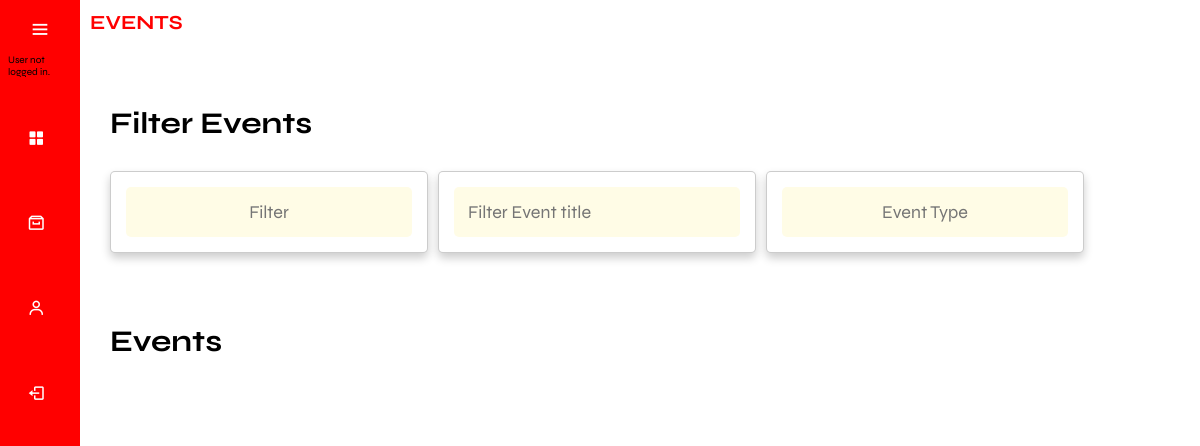
Before: /admin/landingPage2.php with the older database file.
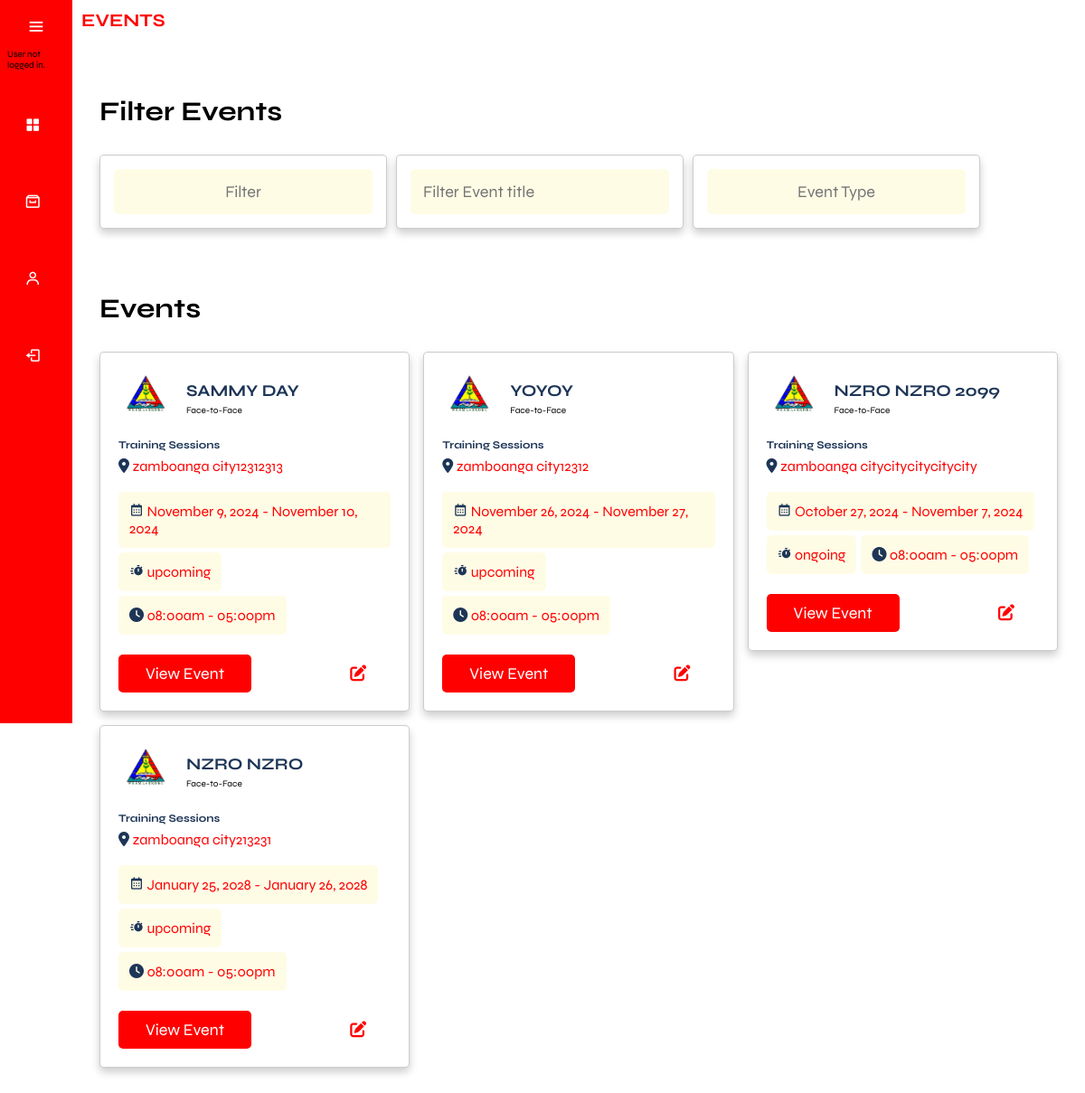
After: the same page with the newer database file.
### tables this page shows
CREATE TABLE `events` (
  `event_id` int(11) NOT NULL,
  `event_title` varchar(255) NOT NULL,
  `event_description` text DEFAULT NULL,
  `event_type` varchar(50) NOT NULL,
  `event_mode` varchar(50) NOT NULL,
  `event_photo_path` varchar(255) DEFAULT NULL,
  `location` varchar(255) NOT NULL,
  `date_start` date NOT NULL,
  `date_end` date NOT NULL,
  `time_start` time NOT NULL,
  `time_end` time NOT NULL,
  `date_created` timestamp NOT NULL DEFAULT current_timestamp(),
  `event_link` text DEFAULT NULL,
  `cancelReason` text NOT NULL,
  `event_cancel` varchar(255) NOT NULL,
  `participant_limit` int(11) NOT NULL
);

### function/F.getEventGrid.php (the view, shortened to what this page needs)
<?php
    require_once('../db.connection/connection.php');
    $sql = "SELECT * FROM Events WHERE NOW() < CONCAT(date_end, ' ', time_end) AND (event_cancel IS NULL OR event_cancel = '') ORDER BY date_created DESC";
    $result = mysqli_query($conn, $sql);
    while ($row = mysqli_fetch_assoc($result)) {
        $eventTitle = $row['event_title'];
        $eventLocation = $row['location'];
        $eventDateStart = date('F j, Y', strtotime($row['date_start']));
        $eventDateEnd = date('F j, Y', strtotime($row['date_end']));
        $eventTimeStart = date('h:ia', strtotime($row['time_start']));
        $eventTimeEnd = date('h:ia', strtotime($row['time_end']));
        $eventMode = $row['event_mode'];
        $eventType = $row['event_type'];
        $eventId = $row['event_id'];
        $eventTimeZone = new DateTimeZone('Asia/Manila');
        $currentDateTime = new DateTime('now', $eventTimeZone);
        $eventStartDateTime = new DateTime($row['date_start'] . ' ' . $row['time_start'], $eventTimeZone);
        $eventEndDateTime = new DateTime($row['date_end'] . ' ' . $row['time_end'], $eventTimeZone);
        $eventStatus = '';
        if ($currentDateTime >= $eventStartDateTime && $currentDateTime <= $eventEndDateTime) {
            $eventStatus = 'ongoing';
        } elseif ($currentDateTime < $eventStartDateTime) {
            $eventStatus = 'upcoming';
        }
        if ($eventStatus === 'upcoming' || $eventStatus === 'ongoing') {
?>
            <div class="box" data-start-date="<?php echo $eventStartDateTime->format('Y-m-d H:i:s'); ?>" data-end-date="<?php echo $eventEndDateTime->format('Y-m-d H:i:s'); ?>">
                <div class="company">
                    <img src="img/wesmaarrdec-removebg-preview.png" alt="">
                    <div>
                        <h3><?php echo $eventTitle; ?></h3>
                        <span><?php echo $eventMode; ?></span>
                    </div>
                </div>
                <h3 class="event-title"><?php echo $eventType; ?></h3>
                <p class="location"><i class="fas fa-map-marker-alt"></i> <span><?php echo $eventLocation; ?></span></p>
                <div class="tags">
                    <p><i class='bx bx-calendar' ></i> <span><?php echo "$eventDateStart - $eventDateEnd"; ?></span></p>
                    <p><i class='bx bxs-timer'></i> <span><?php echo $eventStatus; ?></span></p>
                    <p><i class="fas fa-clock"></i> <span><?php echo "$eventTimeStart - $eventTimeEnd"; ?></span></p>
                </div>
                <div class="flex-btn">
                    <a href="view_event.php?event_id=<?php echo $row['event_id']; ?>" class="btn">view event</a>
                    <a href="editEventGrid.php?event_id=<?php echo $eventId; ?>" class="fa-solid fa-pen-to-square"></a>
                </div>
            </div>
<?php
        }
    }
?>

### admin/landingPage2.php (shortened to what this page needs)
<!DOCTYPE html>
<html lang="en">
<head>
    <link href='https://unpkg.com/boxicons@2.1.4/css/boxicons.min.css' rel='stylesheet'>
    <link rel="stylesheet" href="css/main.css">
</head>
<body>
    <?php
    require_once('../db.connection/connection.php');
    ?>
    <div class="sidebar">
        <div class="top">
            <i class="bx bx-menu" id="btnn"></i>
        </div>
        <?php
        if (isset($_SESSION['AdminID'])) {
            $adminID = $_SESSION['AdminID'];
            $query = "SELECT FirstName, MI, LastName, Position, Image FROM admin WHERE AdminID = ?";
            $stmt = $conn->prepare($query);
            $stmt->bind_param("i", $adminID);
            $stmt->execute();
            $stmt->bind_result($FirstName, $MI, $LastName, $Position, $Image);
            $stmt->fetch();
            $stmt->close();
            ?>
            <div class="user">
                <?php if (!empty($Image)): ?>
                    <img src="../assets/img/profilePhoto/<?php echo htmlspecialchars($Image); ?>" alt="user" class="user-img">
                <?php else: ?>
                    <img src="../assets/img/profile.jpg" alt="default user" class="user-img">
                <?php endif; ?>
                <div>
                    <p class="bold">
                        <?php echo htmlspecialchars($FirstName) . ' ' . htmlspecialchars($MI) . ' ' . htmlspecialchars($LastName); ?>
                    </p>
                    <p><?php echo htmlspecialchars($Position); ?></p>
                </div>
            </div>
            <?php
        } else {
            echo "User not logged in.";
        }
        ?>
        <ul>
            <li class="nav-sidebar">
                <a href="adminDashboard.php">
                    <i class="bx bxs-grid-alt"></i>
                </a>
            </li>
            <li class="events-side2 nav-sidebar">
                <a href="#" class="a-events">
                    <i class='bx bx-archive'></i>
                </a>
            </li>
            <li class="events-side nav-sidebar">
                <a href="#" class="a-events">
                    <i class='bx bx-user'></i>
                </a>
            </li>
            <li class="nav-sidebar">
                <a href="#" onclick="confirmLogout(event)">
                    <i class="bx bx-log-out"></i>
                </a>
            </li>
        </ul>
    </div>
    <div class="main-content">
        <div class="containerr">
            <h3 class="dashboard">EVENTS</h3>
            <section class="event-filter">
                <h1 class="heading"></h1>
                <h1 class="heading">filter events</h1>
                <div class="flex2" style=" gap: 10px; margin-bottom:10px">
                    <form action="" method="post" style="margin-bottom:1rem; height:10%">
                        <div class="dropdown-container">
                            <div class="dropdown">
                                <input type="text" readonly name="eventDisplay" placeholder="Filter" maxlength="20"
                                    class="output">
                            </div>
                        </div>
                    </form>
                    <form action="" method="post" style="margin-bottom:1rem; height:10%">
                        <div class="flex">
                            <div class="box">
                                <input type="text" id="eventTitleInput" placeholder="Filter Event title" class="input">
                            </div>
                        </div>
                    </form>
                    <form action="" method="post" style="margin-bottom:1rem; height:10%">
                        <div class="dropdown-container">
                            <div class="dropdown">
                                <input type="text" readonly name="eventType" placeholder="event type" maxlength="20"
                                    class="output">
                            </div>
                        </div>
                    </form>
                </div>
            </section>
        </div>
        <div class="containerr">
            <section class="event-container">
                <h1 class="heading">events</h1>
                <div class="box-container" style="display: flex;flex-wrap: wrap;">
                    <?php include('../function/F.getEventGrid.php'); ?>
                </div>
            </section>
        </div>
    </div>
</body>
</html>

### admin/landingPage2.php (style rules this page uses)
.event-filter form .flex .box .input { width: 100%; border-radius: .5rem; color: var(--first-color-alt); margin: 0; background-color: var(--light-bg); font-size: 1.8rem; }
.flex2 { display: flex; }

Changed rows visible on the page:
added events: event_title "SAMMY DAY", event_mode "Face-to-Face", event_type "Training Sessions", location "zamboanga city12312313", date_start "November 9, 2024", date_end "November 10, 2024", time_start "08:00am", time_end "05:00pm"
added events: event_title "YOYOY", event_mode "Face-to-Face", event_type "Training Sessions", location "zamboanga city12312", date_start "November 26, 2024", date_end "November 27, 2024", time_start "08:00am", time_end "05:00pm"
added events: event_title "NZRO NZRO 2099", event_mode "Face-to-Face", event_type "Training Sessions", location "zamboanga citycitycitycitycity", date_start "October 27, 2024", date_end "November 7, 2024", time_start "08:00am", time_end "05:00pm"
added events: event_title "NZRO NZRO", event_mode "Face-to-Face", event_type "Training Sessions", location "zamboanga city213231", date_start "January 25, 2028", date_end "January 26, 2028", time_start "08:00am", time_end "05:00pm"
